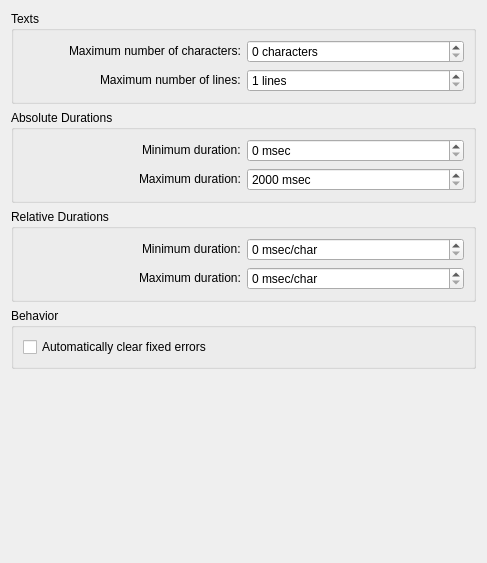
<?xml version="1.0" encoding="UTF-8"?>
<ui version="4.0">
 <class>ErrorsConfigWidget</class>
 <widget class="QWidget" name="ErrorsConfigWidget">
  <property name="geometry">
   <rect>
    <x>0</x>
    <y>0</y>
    <width>487</width>
    <height>563</height>
   </rect>
  </property>
  <layout class="QVBoxLayout" name="verticalLayout">
   <item>
    <widget class="QGroupBox" name="m_grpGeneral">
     <property name="title">
      <string>Texts</string>
     </property>
     <layout class="QGridLayout" name="gridLayout" columnstretch="1,1">
      <item row="1" column="1">
       <widget class="QSpinBox" name="kcfg_MaxLines">
        <property name="suffix">
         <string notr="true"> lines</string>
        </property>
        <property name="minimum">
         <number>1</number>
        </property>
        <property name="maximum">
         <number>20</number>
        </property>
       </widget>
      </item>
      <item row="0" column="1">
       <widget class="QSpinBox" name="kcfg_MaxCharacters">
        <property name="suffix">
         <string> characters</string>
        </property>
        <property name="maximum">
         <number>200</number>
        </property>
       </widget>
      </item>
      <item row="0" column="0" alignment="Qt::AlignRight|Qt::AlignVCenter">
       <widget class="QLabel" name="label">
        <property name="text">
         <string>Maximum number of characters:</string>
        </property>
       </widget>
      </item>
      <item row="1" column="0" alignment="Qt::AlignRight|Qt::AlignVCenter">
       <widget class="QLabel" name="label_4">
        <property name="text">
         <string>Maximum number of lines:</string>
        </property>
       </widget>
      </item>
     </layout>
    </widget>
   </item>
   <item>
    <widget class="QGroupBox" name="m_grpQuickActions">
     <property name="title">
      <string>Absolute Durations</string>
     </property>
     <layout class="QGridLayout" name="gridLayout_2" columnstretch="1,1">
      <item row="0" column="1">
       <widget class="QSpinBox" name="kcfg_MinDuration">
        <property name="suffix">
         <string notr="true"> msec</string>
        </property>
        <property name="maximum">
         <number>2000</number>
        </property>
       </widget>
      </item>
      <item row="1" column="1">
       <widget class="QSpinBox" name="kcfg_MaxDuration">
        <property name="suffix">
         <string notr="true"> msec</string>
        </property>
        <property name="minimum">
         <number>2000</number>
        </property>
        <property name="maximum">
         <number>8000</number>
        </property>
       </widget>
      </item>
      <item row="1" column="0" alignment="Qt::AlignRight|Qt::AlignVCenter">
       <widget class="QLabel" name="label_8">
        <property name="text">
         <string>Maximum duration:</string>
        </property>
       </widget>
      </item>
      <item row="0" column="0" alignment="Qt::AlignRight|Qt::AlignVCenter">
       <widget class="QLabel" name="label_5">
        <property name="text">
         <string>Minimum duration:</string>
        </property>
       </widget>
      </item>
     </layout>
    </widget>
   </item>
   <item>
    <widget class="QGroupBox" name="groupBox">
     <property name="title">
      <string>Relative Durations</string>
     </property>
     <layout class="QGridLayout" name="gridLayout_3" columnstretch="1,1">
      <item row="0" column="1">
       <widget class="QSpinBox" name="kcfg_MinDurationPerCharacter">
        <property name="suffix">
         <string> msec/char</string>
        </property>
        <property name="maximum">
         <number>100</number>
        </property>
       </widget>
      </item>
      <item row="0" column="0" alignment="Qt::AlignRight|Qt::AlignVCenter">
       <widget class="QLabel" name="label_2">
        <property name="text">
         <string>Minimum duration:</string>
        </property>
       </widget>
      </item>
      <item row="1" column="0" alignment="Qt::AlignRight|Qt::AlignVCenter">
       <widget class="QLabel" name="label_3">
        <property name="text">
         <string>Maximum duration:</string>
        </property>
       </widget>
      </item>
      <item row="1" column="1">
       <widget class="QSpinBox" name="kcfg_MaxDurationPerCharacter">
        <property name="suffix">
         <string> msec/char</string>
        </property>
        <property name="maximum">
         <number>500</number>
        </property>
       </widget>
      </item>
     </layout>
    </widget>
   </item>
   <item>
    <widget class="QGroupBox" name="groupBox_2">
     <property name="title">
      <string>Behavior</string>
     </property>
     <layout class="QGridLayout" name="gridLayout_4">
      <item row="0" column="0">
       <widget class="QCheckBox" name="kcfg_AutoClearFixed">
        <property name="text">
         <string>Automatically clear fixed errors</string>
        </property>
       </widget>
      </item>
     </layout>
    </widget>
   </item>
   <item>
    <spacer name="verticalSpacer">
     <property name="orientation">
      <enum>Qt::Vertical</enum>
     </property>
     <property name="sizeHint" stdset="0">
      <size>
       <width>20</width>
       <height>40</height>
      </size>
     </property>
    </spacer>
   </item>
  </layout>
 </widget>
 <tabstops>
  <tabstop>kcfg_MaxCharacters</tabstop>
  <tabstop>kcfg_MaxLines</tabstop>
  <tabstop>kcfg_MinDuration</tabstop>
  <tabstop>kcfg_MaxDuration</tabstop>
  <tabstop>kcfg_MinDurationPerCharacter</tabstop>
  <tabstop>kcfg_MaxDurationPerCharacter</tabstop>
  <tabstop>kcfg_AutoClearFixed</tabstop>
 </tabstops>
 <resources/>
 <connections/>
</ui>
